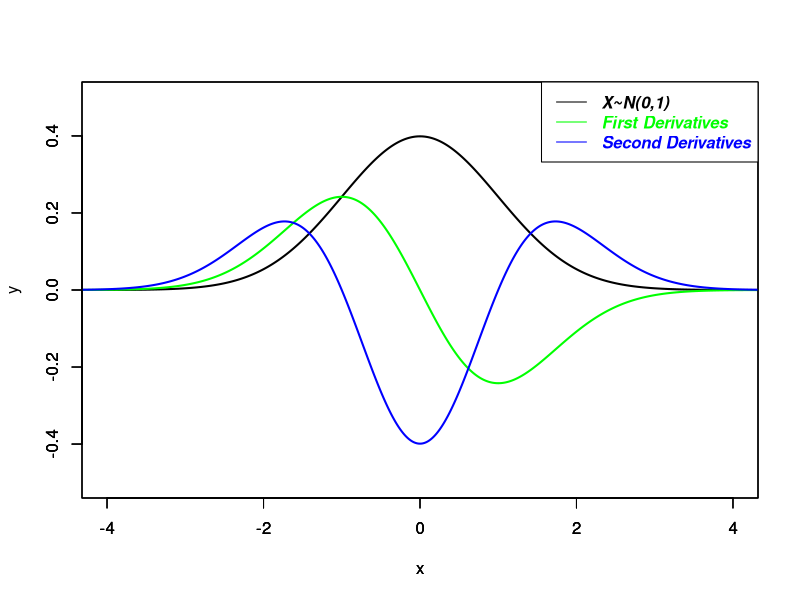

Recreate this plot in R.
#PDF of Normal distribution
x <- seq(-5,10,length.out = 1000)
y <- dnorm(x,0,1)

#transfer to expression
deri <- expression(dnorm(x,0,1))

#generate first derivative in "call" type
dy <- D(deri,"x")

#generate second derivative in "call" type
ddy <- D(D(deri,"x"),"x")

plot(x, y, type = "l", col="black",lwd=2, xlim = c(-4,4), ylim=c(-0.5,0.5))
par(new=TRUE)
plot(x, eval(dy), ylab="",type = "l", col="green", lwd=2, xlim = c(-4,4), ylim=c(-0.5,0.5))
par(new=TRUE)
plot(x, eval(ddy), ylab="", type = "l", col="blue", lwd=2, xlim = c(-4,4), ylim=c(-0.5,0.5))
legend("topright", c("X~N(0,1)","First Derivatives","Second Derivatives"), col=c("black","green","blue"),
       lty = c(1), text.col=c("black","green","blue"),text.font = 4)

